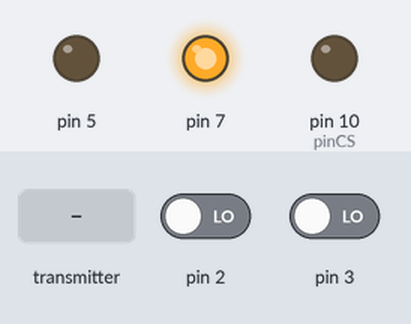
Simulated run of this sketch. Board: Arduino Uno, built with avr-gcc and run on an emulated ATmega328P. Shown: output pins drawn as LEDs (lit = HIGH). Dashed ring = blinking. Inputs (shaded band) come from the test bench; at power-on: pin 2 LOW, pin 3 LOW. Storage starts empty; no radio packets arrive unless stated; what the sketch prints to the serial monitor is not drawn.

Above: at 1.2 s.
1.3 s: the transmitter starts sending temperature = 0
At 1.53 s:
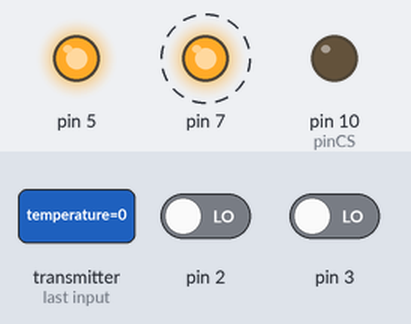
4.3 s: pin 2 driven HIGH
At 4.55 s:
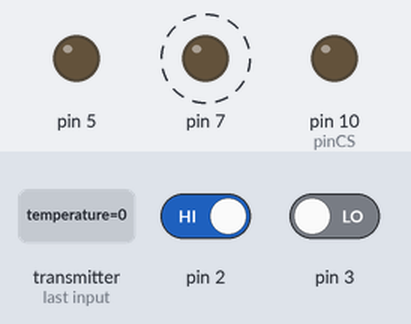
7.3 s: pin 3 driven HIGH
At 7.3 s:
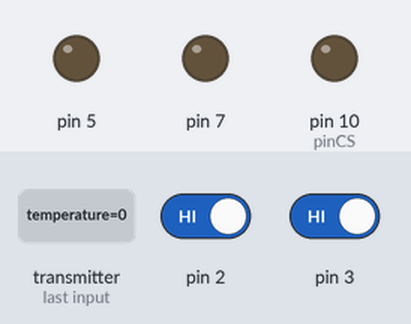
Timing chart, 0 to 10.3 s (numbered marks = the images above; inputs shaded):
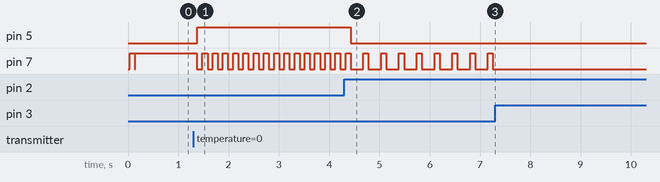

The sketch:

receiver.ino
```cpp
#include <nRF24L01.h>
#include <RF24.h>
#include <RF24_config.h>
#include <SD.h>
#include <SPI.h>
#define pinCS 10

RF24 receive (9,8);    // ce,csn                    //create object called receive
byte address [5] = "00001";                 //create an array with 5 elements, where each element is 1 byte;
int button = 2;
int button4 = 4;
int buttonState;
int buttonState7;

File myFile;


typedef struct
  {
    float temperature = 0;
    float humidity = 0;
    float pressure = 0;
    float altitude = 0;
    float ds = 0;
    float ax = 0;
    float ay = 0;
    float az = 0;
    float gx = 0;
    float gy = 0;
    float gz = 0;


  }Package;

  Package data;


     int i=0;
     int p=0;


void setup() {

  Serial.begin(9600);
  pinMode(pinCS,OUTPUT);
  digitalWrite(pinCS,LOW);
  SPI.begin();
  SD.begin();

  myFile = SD.open("sat.txt",FILE_WRITE);


  //Serial.print("Starting Receiver \n");
  receive.begin();
  receive.openReadingPipe(0,address);      //open reading pipe 0 at address 00001
  receive.setPALevel(RF24_PA_MIN);         //Set RF output to minimum
  receive.setDataRate(RF24_250KBPS);       //set datarate to 250kbps
  receive.setChannel(100);                 //set frequency to channel 100
  receive.startListening();
  pinMode(2,INPUT);
  pinMode(5,OUTPUT);
  pinMode(3,INPUT);
  pinMode(7,OUTPUT);


  }

void loop() {
  int buttonState7 = digitalRead(3);

  if(buttonState7 == 1){
    digitalWrite(7,LOW);

  }
  else{
    //delay1();
                digitalWrite(7,HIGH);
                delay(100);
                digitalWrite(7,LOW);

  }

  if (receive.available())                //check when received data available
  {

   int buttonState = digitalRead(2);


                               if(buttonState == 0){

                                  secondPhase();
                                  }
                                else{
                                   firstPhase();
                                 }
 }

}


void secondPhase(){
                                                 digitalWrite(5,HIGH);


                                            receive.read(&data, sizeof(data));
                                            Serial.print("H1");
                                            Serial.println(data.humidity,0);

                                            Serial.print("A2");
                                            Serial.println(data.altitude,0);

                                            Serial.print("T3");
                                            Serial.println(data.temperature,0);                //print data to serial monitor

                                            Serial.print("D1");
                                            Serial.println(data.ds,2);

                                            if(myFile){

                                              Serial.print(data.humidity);
                                              Serial.print(",");
                                              Serial.print(data.altitude);
                                              Serial.print(",");
                                              Serial.println(data.temperature);

                                              myFile.close();


                                              }


                                            delay(100);


}


void firstPhase(){
                                                           digitalWrite(5,LOW);
                                                           Serial.println("DATA DURING DESCEND");
                                                           i++;
                                                           Serial.print("S.N  ");
                                                           Serial.print(i);
                                                           Serial.print("   ");


                                                      receive.read(&data, sizeof(data));
                                                      Serial.print("Temperature: ");
                                                      Serial.print(data.temperature);                //print data to serial monitor
                                                      Serial.print(" °C    ");
                                                      Serial.print(" Humidity: ");
                                                      Serial.print(data.humidity);                   //print data to serial monitor
                                                      Serial.print(" %    ");
                                                      Serial.print(" Atm pressure: ");
                                                      Serial.print(data.pressure);                   //print data to serial monitor
                                                      Serial.print(" pascal    ");
                                                      Serial.print(" Altitude: ");
                                                      Serial.print(data.altitude);
                                                      Serial.print(" meter    ");

                                                                    Serial.print(" ax: ");
                                                                    Serial.print(data.ax);
                                                                    Serial.print("    ");

                                                                    Serial.print(" ay: ");
                                                                    Serial.print(data.ay);
                                                                    Serial.print("    ");

                                                                    Serial.print(" az: ");
                                                                    Serial.print(data.az);
                                                                    Serial.print("    ");

                                                                    Serial.print(" gx: ");
                                                                    Serial.print(data.az);
                                                                    Serial.print("    ");

                                                                    Serial.print(" gy: ");
                                                                    Serial.print(data.az);
                                                                    Serial.print("    ");

                                                                    Serial.print(" gz: ");
                                                                    Serial.print(data.az);
                                                                    Serial.print("    \n");


                                                      delay(100);


}

//void delay1(){
//  digitalWrite(7,HIGH);
//  delay(100);
//  digitalWrite(7,LOW);
//  delay(80);
//}
```

Measured:
- after the input at 1.3 s, pin 5: LOW → HIGH after 0.07 s; pin 7: alternates HIGH for 0.10 s and LOW for 0.10 s, starting after 0.07 s
- after the input at 4.3 s, pin 5: HIGH → LOW after 0.13 s; pin 7: alternates HIGH for 0.10 s and LOW for 0.25 s, starting after 0.38 s
- after the input at 7.3 s, pin 7: stops changing and stays LOW
